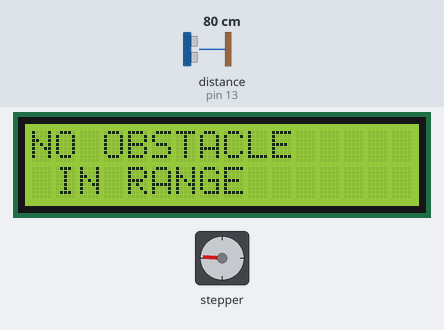
Simulated run of this sketch. Board: Arduino Uno, built with avr-gcc and run on an emulated ATmega328P. Parts: 16×2 character LCD, stepper motor. Wiring (inferred from the names in the program): ultrasonic range finder: trigger pin 12; echo pin 13. The test bench sets the inputs (shaded band); at power-on: distance to the obstacle (sensor on pin 13) 80 cm. The echo pulse lasts 58.3 µs per cm; stepper angles assume 50 steps per turn.

Above: at 1.22 s.
1.4 s: distance to the obstacle (sensor on pin 13) set to 23 cm
4.3 s: distance to the obstacle (sensor on pin 13) set to 18 cm
At 5.4 s:
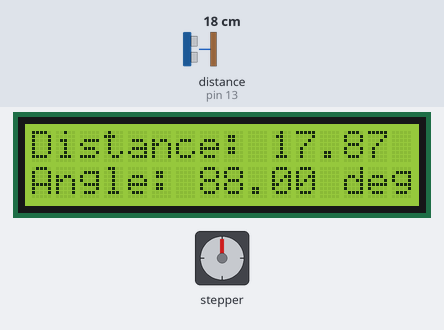
7.3 s: distance to the obstacle (sensor on pin 13) set to 35 cm
At 9.93 s:
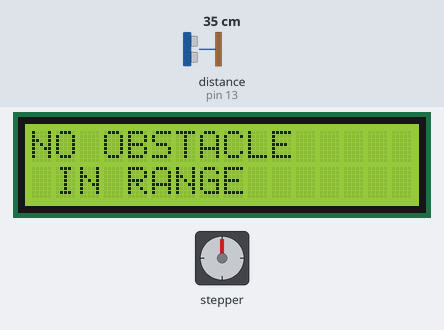
10.3 s: distance to the obstacle (sensor on pin 13) set to 60 cm
13.3 s: distance to the obstacle (sensor on pin 13) set to 250 cm
19.3 s: distance to the obstacle (sensor on pin 13) set to 120 cm
At 20.96 s:
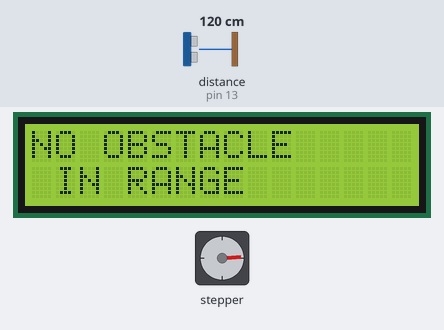
Timing chart, 0 to 23.3 s (numbered marks = the images above; inputs shaded):
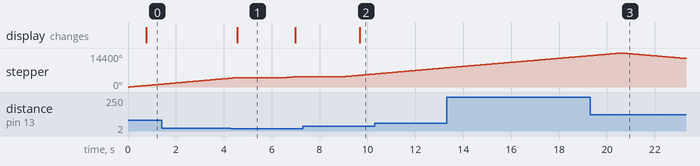

The sketch:

code.ino
```cpp
#include <Stepper.h>
#include <LiquidCrystal.h> // includes the LiquidCrystal Library

LiquidCrystal lcd(1, 2, 4, 5, 6, 7); // Creates an LCD object. Parameters: (rs, enable, d4, d5, d6, d7)

const int stepsPerRevolution = 50;
Stepper myStepper = Stepper(stepsPerRevolution, 8, 10, 9, 11);
// Define number of steps per rotation:


int i=0,a=0;
// Wiring:
// Pin 8 to IN1 on the ULN2003 driver
// Pin 9 to IN2 on the ULN2003 driver
// Pin 10 to IN3 on the ULN2003 driver
// Pin 11 to IN4 on the ULN2003 driver
const int trigPin = 12;
const int echoPin = 13 ;
long duration;
float distanceCm,j=0 ;
void setup() {
lcd.begin(16,2); // Initializes the interface to the LCD screen, and specifies the dimensions (width and height) of the display
pinMode(trigPin, OUTPUT);
pinMode(echoPin, INPUT);
 // Set the speed to 5 rpm:
  myStepper.setSpeed(155);

  // Begin Serial communication at a baud rate of 9600:

}
void loop() {

  for(i=0,j=0;i<40;i++)
  {
 Serial.println("clockwise");
  myStepper.step(stepsPerRevolution);

  digitalWrite(trigPin, LOW);
delayMicroseconds(2);
digitalWrite(trigPin, HIGH);
delayMicroseconds(10);
digitalWrite(trigPin, LOW);
duration = pulseIn(echoPin, HIGH);
distanceCm= duration*0.034/2;
lcd.setCursor(0,0); // Sets the location at which subsequent text written to the LCD will be displayed
if(distanceCm>=20) {
    lcd.clear();
  lcd.setCursor(0,0); // Sets the location at which subsequent text written to the LCD will be displayed
  lcd.print("NO OBSTACLE");
  lcd.setCursor(0,1);// Sets the location at which subsequent text written to the LCD will be displayed
lcd.print(" IN RANGE"); // Prints string "Angle" on the LCD
  delay(10);
  }
  else{
      lcd.clear();
    lcd.setCursor(0,0); // Sets the location at which subsequent text written to the LCD will be displayed
lcd.print("Distance: "); // Prints string "Distance" on the LCD
lcd.print(distanceCm); // Prints the distance value from the sensor
lcd.print(" cm");
delay(10);
lcd.setCursor(0,1);// Sets the location at which subsequent text written to the LCD will be displayed
lcd.print("Angle: "); // Prints string "Angle" on the LCD
lcd.print(j); // Prints the Angle value from the motor
lcd.print(" deg");
delay(2000);
  }
  j=j+8.8;
 }
 for(a=0,j=360;a<=40;a++)
  {
   Serial.println("anticlockwise");
  myStepper.step(-stepsPerRevolution);

  digitalWrite(trigPin, LOW);
delayMicroseconds(2);
digitalWrite(trigPin, HIGH);
delayMicroseconds(10);
digitalWrite(trigPin, LOW);
duration = pulseIn(echoPin, HIGH);
distanceCm= duration*0.034/2;
 if(distanceCm>=20) {
  lcd.setCursor(0,0); // Sets the location at which subsequent text written to the LCD will be displayed
  lcd.clear();
 lcd.print("NO OBSTACLE");
  lcd.setCursor(0,1);// Sets the location at which subsequent text written to the LCD will be displayed
lcd.print(" IN RANGE"); // Prints string "Angle" on the LCD
  delay(10);
  }
  else{
      lcd.clear();
    lcd.setCursor(0,0); // Sets the location at which subsequent text written to the LCD will be displayed
lcd.print("Distance: "); // Prints string "Distance" on the LCD
lcd.print(distanceCm); // Prints the distance value from the sensor
lcd.print(" cm");
delay(10);
lcd.setCursor(0,1);// Sets the location at which subsequent text written to the LCD will be displayed
lcd.print("Angle: "); // Prints string "Angle" on the LCD
lcd.print(j); // Prints the Angle value from the motor
lcd.print(" deg");
delay(2000);
  }
  j=j-8.8;
  }
  }
```

Measured:
- the behaviour switches between 21 and 20 cm on distance to the obstacle (sensor on pin 13) (found by bisection; images 0 and 1)
- after the input at 4.3 s, the display: changes after 0.27 s (image 1)
- after the input at 7.3 s, the display: changes after 2.4 s (image 2)
